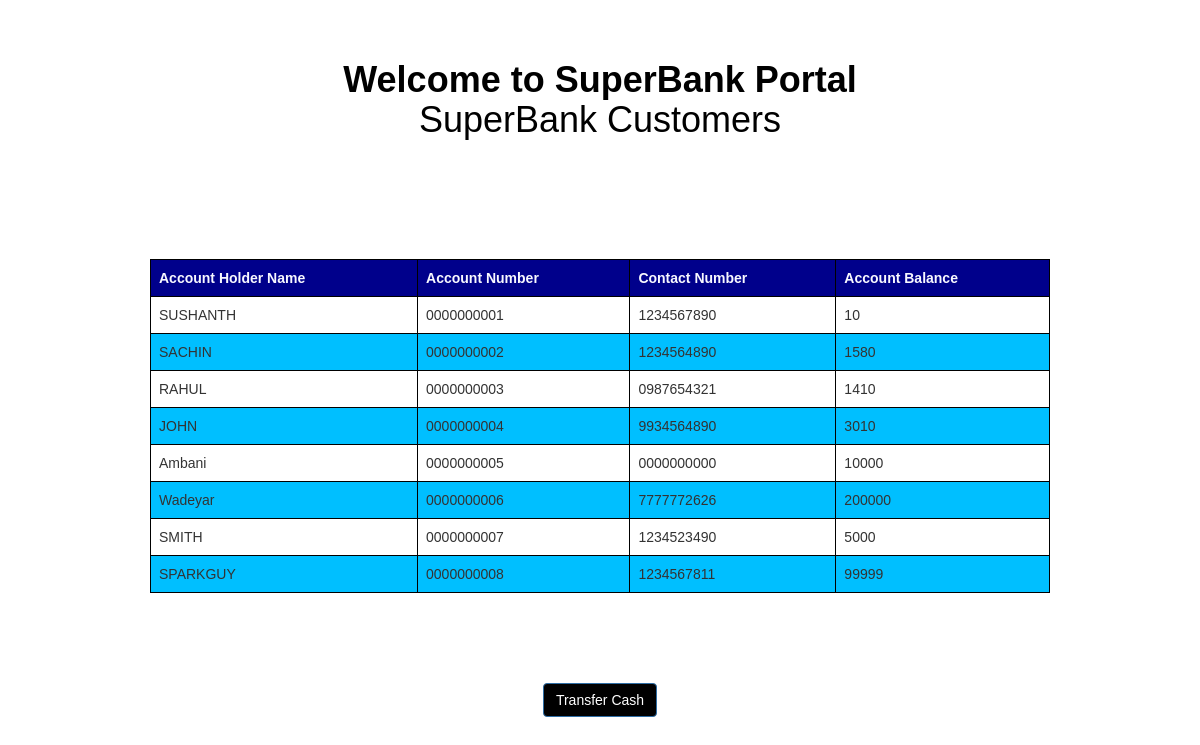
Screenshot of /all_customers with the database file from the repository.
### bankapp/models.py (models this page shows, shortened)
class Customers(models.Model):
    account_no = models.CharField(max_length=10)
    name = models.CharField(max_length=25)
    phno = models.CharField(max_length=10)
    balance = models.IntegerField()

### bankapp/views.py (the view)
# urls.py: path('all_customers',views.all_customers,name='all_customers'),
def all_customers(request):
    customer=Customers.objects.all()
    content={'customer':customer}
    return render(request, 'all_customers.html',content)

### templates/all_customers.html (shortened to what this page needs)
<!DOCTYPE html>
<html>
<head>
<link rel="stylesheet" href="https://maxcdn.bootstrapcdn.com/bootstrap/3.4.1/css/bootstrap.min.css">
</head>
<body>
    <br>
    <br>
    <h1 style="text-align:center"><b>Welcome to SuperBank Portal</b><br>SuperBank Customers</h1>
    <br>
    <br>
    <br>
    <div class='container1'>
          <table>
            <tr>
              <th>Account Holder Name</th>
              <th>Account Number</th>
              <th>Contact Number</th>
              <th>Account Balance</th>
            </tr>
          {% for i in customer %}
            <tr>
                <td>{{i.name}}</td>
                <td>{{i.account_no}}</td>
                <td>{{i.phno}}</td>
                <td>{{i.balance}}</td>
            </tr>
          {% endfor %}
         </table>
      </div>
      <br>
      <br>
      <div class="container bg-light">
      <div class="col-md-12 text-center">
    <button type="button" class="btn btn-primary" onclick="myFunction()">Transfer Cash</button>
  </div>
</div>
</body>
</html>

### templates/all_customers.html (style rules this page uses)
body { font-family: Arial, Helvetica, sans-serif; background-color: rgb(255, 255, 255); }
h1 { color: #000000; }
.container1 { background-color: #FFFFFF; max-width: 1000px; margin: auto; padding: 50px; }
table { font-family: arial, sans-serif; border-collapse: collapse; width: 100%; }
td { border: 1px solid #000000; text-align: left; padding: 8px; }
th { border: 1px solid #000000; text-align: left; padding: 8px; background-color: #00008B; color: #F8F8FF }
tr:nth-child(odd) { background-color: #00BFFF; }
.btn-primary { background-color: #000000; }

### rows the page displays
Customers: name "SUSHANTH", account_no "0000000001", phno "1234567890", balance "10"
Customers: name "SACHIN", account_no "0000000002", phno "1234564890", balance "1580"
Customers: name "RAHUL", account_no "0000000003", phno "0987654321", balance "1410"
Customers: name "JOHN", account_no "0000000004", phno "9934564890", balance "3010"
Customers: name "Ambani", account_no "0000000005", phno "0000000000", balance "10000"
Customers: name "Wadeyar", account_no "0000000006", phno "7777772626", balance "200000"
Customers: name "SMITH", account_no "0000000007", phno "1234523490", balance "5000"
Customers: name "SPARKGUY", account_no "0000000008", phno "1234567811", balance "99999"
